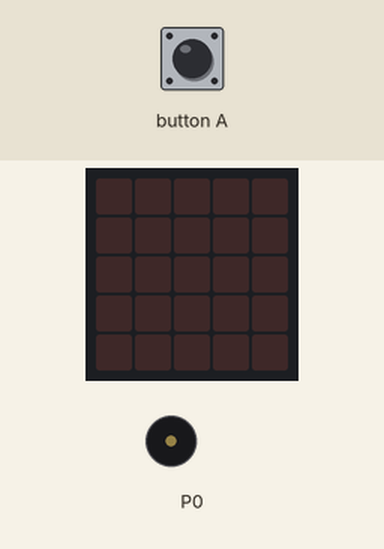
The program below on a simulated BBC micro:bit (MakeCode). Shown: the board's 5×5 LED display, buzzer (waves = sounding). The inputs (shaded band) are chosen by the test bench. Random numbers come from a fixed seed.

Above: at 1.2 s.
1.3 s: button A pressed for 0.15 s
At 2.23 s:
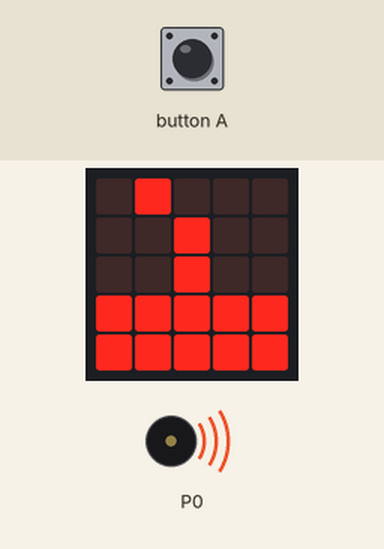
At 2.72 s:
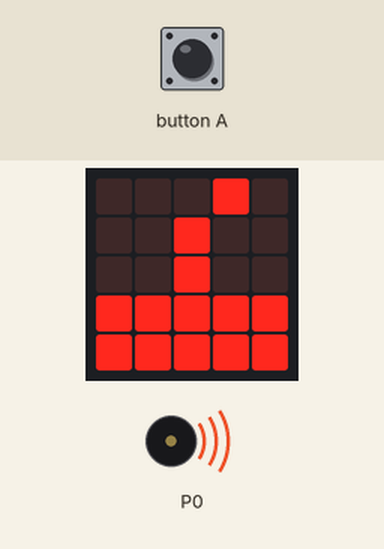
Timing chart, 0 to 15.1 s (numbered marks = the images above; inputs shaded):
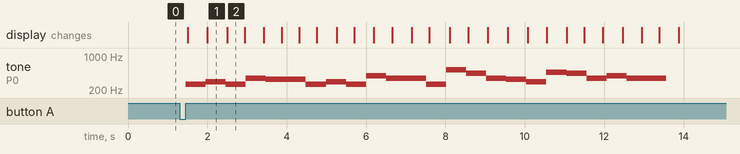

The program:

main.ts
```typescript
music.onEvent(MusicEvent.MelodyEnded, function () {
    spielen = 0
})
music.onEvent(MusicEvent.MelodyStarted, function () {
    spielen = 1
})
input.onButtonPressed(Button.A, function () {
    music.startMelody(music.builtInMelody(Melodies.Birthday), MelodyOptions.Once)
})
let kerze = 0
let spielen = 0
music.setVolume(76)
basic.forever(function () {
    if (spielen == 1) {
        if (kerze == 1) {
            kerze = 0
            basic.showLeds(`
                . # . . .
                . . # . .
                . . # . .
                # # # # #
                # # # # #
                `)
        } else {
            kerze = 1
            basic.showLeds(`
                . . . # .
                . . # . .
                . . # . .
                # # # # #
                # # # # #
                `)
        }
    } else {
        basic.clearScreen()
    }
    basic.pause(randint(20, 100))
})
```

test.ts
```typescript
// Hier kann man Tests durchführen; diese Datei wird nicht kompiliert, wenn dieses Paket als Erweiterung verwendet wird.
```

Measured:
- after the input at 1.3 s, tone on P0: plays 262 Hz for 0.51 s, 294 Hz for 0.51 s, 262 Hz for 0.51 s, 349 Hz for 0.51 s, 330 Hz for 1.0 s, 262 Hz for 0.51 s … (21 notes in this stretch), starting after 0.15 s; the display: first changes after 0.21 s (image 1 shows a later state)
- what the display in image 1 shows lasts 0.5 s, from 2.0 s to 2.5 s
- what the display in image 2 shows lasts 0.4 s, from 2.5 s to 2.9 s
